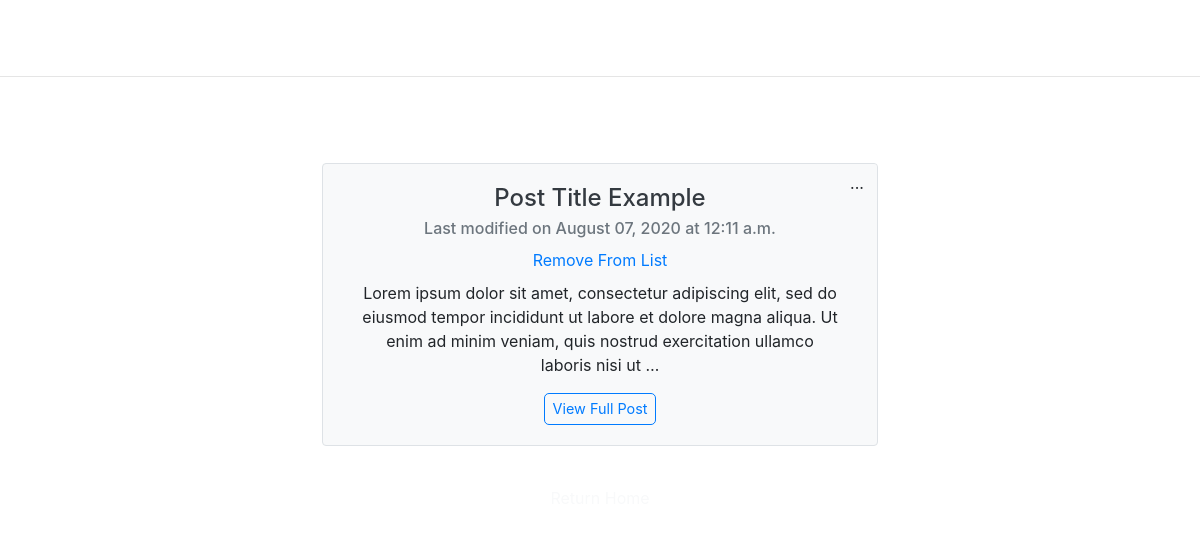
/saved-posts/ (signed in), run on an earlier commit of the app's database.
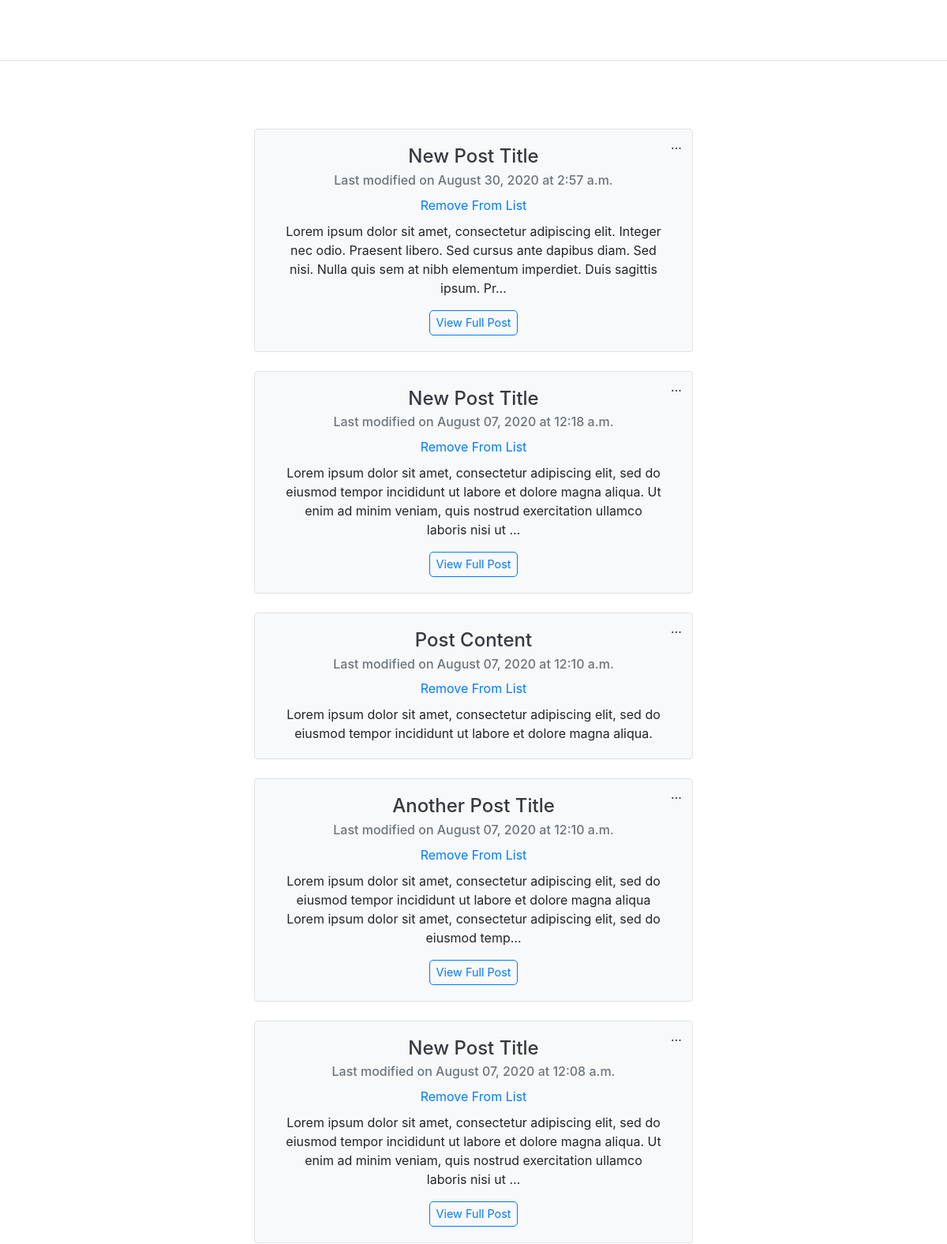
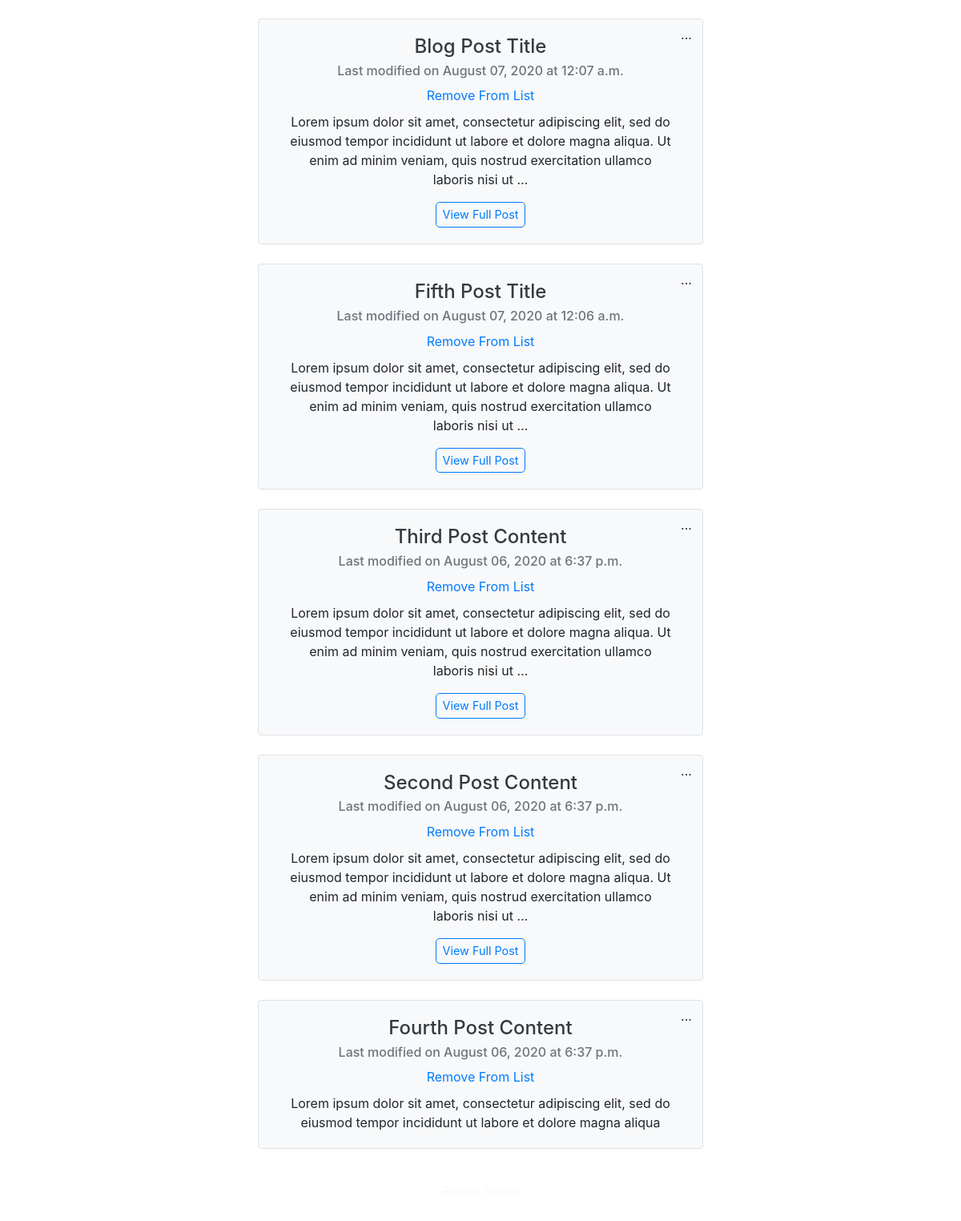
And on a later commit of the database (2 pictures, top to bottom).
### blog/models.py (models this page shows, shortened)
class SavedPost(models.Model):
    user = models.ForeignKey(User, on_delete=models.CASCADE)
    saved_post = models.ForeignKey(Post, on_delete=models.CASCADE)
    time_added = models.DateTimeField(auto_now=True)

class Post(models.Model):
    title = models.CharField(max_length=100)
    content = models.TextField()
    author = models.ForeignKey(User, on_delete=models.CASCADE)
    last_modified = models.DateTimeField(auto_now=True)

### blog/views.py (the view)
class SavedPostListView(LoginRequiredMixin, ListView):
    model = SavedPost
    template_name = 'blog/saved_posts.html'
    def get_queryset(self):
        return SavedPost.objects.filter(user=self.request.user).all().order_by('-time_added')
    def get_context_data(self, **kwargs):
        context = super().get_context_data(**kwargs)
        context["saved"] = 'active'
        return context

### blog/context_processors.py (called while the page is built)
def saved_posts_list(request):
    if (request.user.username):
        saved_posts = list(SavedPost.objects.filter(user=request.user).all().values('saved_post'))
        saved_posts_list = list(map(lambda x: x["saved_post"], saved_posts))
    else:
        saved_posts_list = 0
    return {
        'saved_posts_list': saved_posts_list,
    }

### blog/templates/blog/saved_posts.html (shortened to what this page needs)
{% extends "blog/layout.html" %}
{% block content %}
<h2 class='text-center my-4 text-white page-title saved-posts-title'>Saved Posts</h2>
{% for save in object_list %}
  <div class='row justify-content-md-center'>
    <div class='col-md-6 mx-auto text-center single-saved-post'>
      <div class="card mx-auto mb-4 bg-light home-post text-center border">
        <div class="card-body single-post">
              <div class="dropdown home-post-dropdown">
                <a class="btn bg-light" type="button" id="dropdownMenu1" data-toggle="dropdown" aria-haspopup="true" aria-expanded="false">
                  ...
                </a>
              </div>
          <h4 class="card-title text-dark">{{save.saved_post.title|title}}</h4>
          <h6 class="card-subtitle mb-2 text-muted">Last modified on {{save.saved_post.last_modified|date:'F d, Y'}} at {{save.saved_post.last_modified|date:'P'}}</h6>
          <form action="{% url 'save-post' save.saved_post.id %}">
            <button type=submit data-id='{{ save.saved_post.id }}' class="btn btn-link py-0 card-link save-post-link">Remove From List</button>
          </form>
          <p class="card-text px-3 mt-2">{{save.saved_post.content|truncatechars:200}}</p>
          {% if save.saved_post.content|length > 200 %}
            <a href="{% url 'post-detail' save.saved_post.id %}" class="card-link btn btn-outline-primary py-1 px-2">View Full Post</a>
          {% endif %}
        </div>
      </div>
    </div>
  </div>
{% empty %}
    <p class='text-white bg-dark saved-post-p border border-light text-center my-4 mx-auto p-3 px-sm-5'>You do not have any saved posts.<br><br>Saved posts will get stored here, so you can read through them when you have the time.</p>
{% endfor %}
<div class='text-center mt-3 mb-5 savedpostslink'>
    <a href="{% url 'blog-home' %}" class='text-light'>Return Home</a>
</div>
{% endblock %}

What changed in the data, as far as the page shows it:
removed SavedPost: saved_post "Post Title Example", saved_post.last_modified "August 07, 2020", saved_post.last_modified "12:11 a.m.", saved_post.content "Lorem ipsum dolor sit amet, consectetur adipiscing elit, sed do eiusmod tempor incididunt ut labore et dolore magna aliqua. Ut enim ad minim veniam, quis nostrud exercitation ullamco laboris nisi ut …", shows "View Full Post"
added SavedPost: saved_post "New Post Title", saved_post.last_modified "August 30, 2020", saved_post.last_modified "2:57 a.m.", saved_post.content "Lorem ipsum dolor sit amet, consectetur adipiscing elit. Integer nec odio. Praesent libero. Sed cursus ante dapibus diam. Sed nisi. Nulla quis sem at nibh elementum imperdiet. Duis sagittis ipsum. Pr…", shows "View Full Post"
added SavedPost: saved_post "New Post Title", saved_post.last_modified "August 07, 2020", saved_post.last_modified "12:18 a.m.", saved_post.content "Lorem ipsum dolor sit amet, consectetur adipiscing elit, sed do eiusmod tempor incididunt ut labore et dolore magna aliqua. Ut enim ad minim veniam, quis nostrud exercitation ullamco laboris nisi ut …", shows "View Full Post"
added SavedPost: saved_post "Post Content", saved_post.last_modified "August 07, 2020", saved_post.last_modified "12:10 a.m.", saved_post.content "Lorem ipsum dolor sit amet, consectetur adipiscing elit, sed do eiusmod tempor incididunt ut labore et dolore magna aliqua."
added SavedPost: saved_post "Another Post Title", saved_post.last_modified "August 07, 2020", saved_post.last_modified "12:10 a.m.", saved_post.content "Lorem ipsum dolor sit amet, consectetur adipiscing elit, sed do eiusmod tempor incididunt ut labore et dolore magna aliqua Lorem ipsum dolor sit amet, consectetur adipiscing elit, sed do eiusmod temp…", shows "View Full Post"
added SavedPost: saved_post "New Post Title", saved_post.last_modified "August 07, 2020", saved_post.last_modified "12:08 a.m.", saved_post.content "Lorem ipsum dolor sit amet, consectetur adipiscing elit, sed do eiusmod tempor incididunt ut labore et dolore magna aliqua. Ut enim ad minim veniam, quis nostrud exercitation ullamco laboris nisi ut …", shows "View Full Post"
added SavedPost: saved_post "Blog Post Title", saved_post.last_modified "August 07, 2020", saved_post.last_modified "12:07 a.m.", saved_post.content "Lorem ipsum dolor sit amet, consectetur adipiscing elit, sed do eiusmod tempor incididunt ut labore et dolore magna aliqua. Ut enim ad minim veniam, quis nostrud exercitation ullamco laboris nisi ut …", shows "View Full Post"
added SavedPost: saved_post "Fifth Post Title", saved_post.last_modified "August 07, 2020", saved_post.last_modified "12:06 a.m.", saved_post.content "Lorem ipsum dolor sit amet, consectetur adipiscing elit, sed do eiusmod tempor incididunt ut labore et dolore magna aliqua. Ut enim ad minim veniam, quis nostrud exercitation ullamco laboris nisi ut …", shows "View Full Post"
added SavedPost: saved_post "Third Post Content", saved_post.last_modified "August 06, 2020", saved_post.last_modified "6:37 p.m.", saved_post.content "Lorem ipsum dolor sit amet, consectetur adipiscing elit, sed do eiusmod tempor incididunt ut labore et dolore magna aliqua. Ut enim ad minim veniam, quis nostrud exercitation ullamco laboris nisi ut …", shows "View Full Post"
added SavedPost: saved_post "Second Post Content", saved_post.last_modified "August 06, 2020", saved_post.last_modified "6:37 p.m.", saved_post.content "Lorem ipsum dolor sit amet, consectetur adipiscing elit, sed do eiusmod tempor incididunt ut labore et dolore magna aliqua. Ut enim ad minim veniam, quis nostrud exercitation ullamco laboris nisi ut …", shows "View Full Post"
added SavedPost: saved_post "Fourth Post Content", saved_post.last_modified "August 06, 2020", saved_post.last_modified "6:37 p.m.", saved_post.content "Lorem ipsum dolor sit amet, consectetur adipiscing elit, sed do eiusmod tempor incididunt ut labore et dolore magna aliqua"
